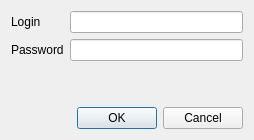
<?xml version="1.0" encoding="UTF-8"?>
<ui version="4.0">
 <class>LoginDialog</class>
 <widget class="QDialog" name="LoginDialog">
  <property name="geometry">
   <rect>
    <x>0</x>
    <y>0</y>
    <width>254</width>
    <height>140</height>
   </rect>
  </property>
  <property name="windowTitle">
   <string>Dialog</string>
  </property>
  <layout class="QVBoxLayout" name="verticalLayout">
   <item>
    <layout class="QFormLayout" name="formLayout">
     <item row="0" column="1">
      <widget class="QLineEdit" name="loginLineEdit"/>
     </item>
     <item row="1" column="1">
      <widget class="QLineEdit" name="passwordLineEdit"/>
     </item>
     <item row="0" column="0">
      <widget class="QLabel" name="label">
       <property name="text">
        <string>Login</string>
       </property>
      </widget>
     </item>
     <item row="1" column="0">
      <widget class="QLabel" name="label_2">
       <property name="text">
        <string>Password</string>
       </property>
      </widget>
     </item>
    </layout>
   </item>
   <item>
    <widget class="QLabel" name="errorLabel">
     <property name="text">
      <string/>
     </property>
    </widget>
   </item>
   <item>
    <widget class="QDialogButtonBox" name="buttonBox">
     <property name="orientation">
      <enum>Qt::Horizontal</enum>
     </property>
     <property name="standardButtons">
      <set>QDialogButtonBox::Cancel|QDialogButtonBox::Ok</set>
     </property>
    </widget>
   </item>
  </layout>
 </widget>
 <resources/>
 <connections>
  <connection>
   <sender>buttonBox</sender>
   <signal>accepted()</signal>
   <receiver>LoginDialog</receiver>
   <slot>accept()</slot>
   <hints>
    <hint type="sourcelabel">
     <x>248</x>
     <y>254</y>
    </hint>
    <hint type="destinationlabel">
     <x>157</x>
     <y>274</y>
    </hint>
   </hints>
  </connection>
  <connection>
   <sender>buttonBox</sender>
   <signal>rejected()</signal>
   <receiver>LoginDialog</receiver>
   <slot>reject()</slot>
   <hints>
    <hint type="sourcelabel">
     <x>316</x>
     <y>260</y>
    </hint>
    <hint type="destinationlabel">
     <x>286</x>
     <y>274</y>
    </hint>
   </hints>
  </connection>
 </connections>
</ui>
